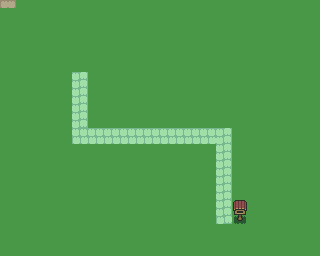

This is a level from a 2D game, rendered from its Tiled map with the project's own tilesets. A one-line summary and the map file follow, with tile-layer data summarised:
An orthogonal 40x32 tile map with 8x8 px tiles, 2 tile layers (Tile Layer 1, Background), 2 tilesets and 2 objects (player).

<map version="1.0.0" orientation="orthogonal" renderorder="right-down" width="40" height="32" tilewidth="8" tileheight="8" nextobjectid="7">
 <tileset firstgid="1" source="OverWorld.tsx" />
 <tileset firstgid="993" source="Village.tsx" />
 <layer name="Tile Layer 1" width="40" height="32">
  <data>[1280 cells, 0 non-empty, 0 distinct tile ids]</data>
 </layer>
 <layer name="Background" width="40" height="32">
  <data>[1280 cells, 1280 non-empty, 14 distinct tile ids]</data>
 </layer>
 <objectgroup name="spawn points">
  <object id="2" name="player" x="72" y="72" width="8" height="8">
   <ellipse />
  </object>
 </objectgroup>
 <objectgroup name="collisions">
  <object id="5" x="112" y="72" width="40" height="24" />
 </objectgroup>
</map>